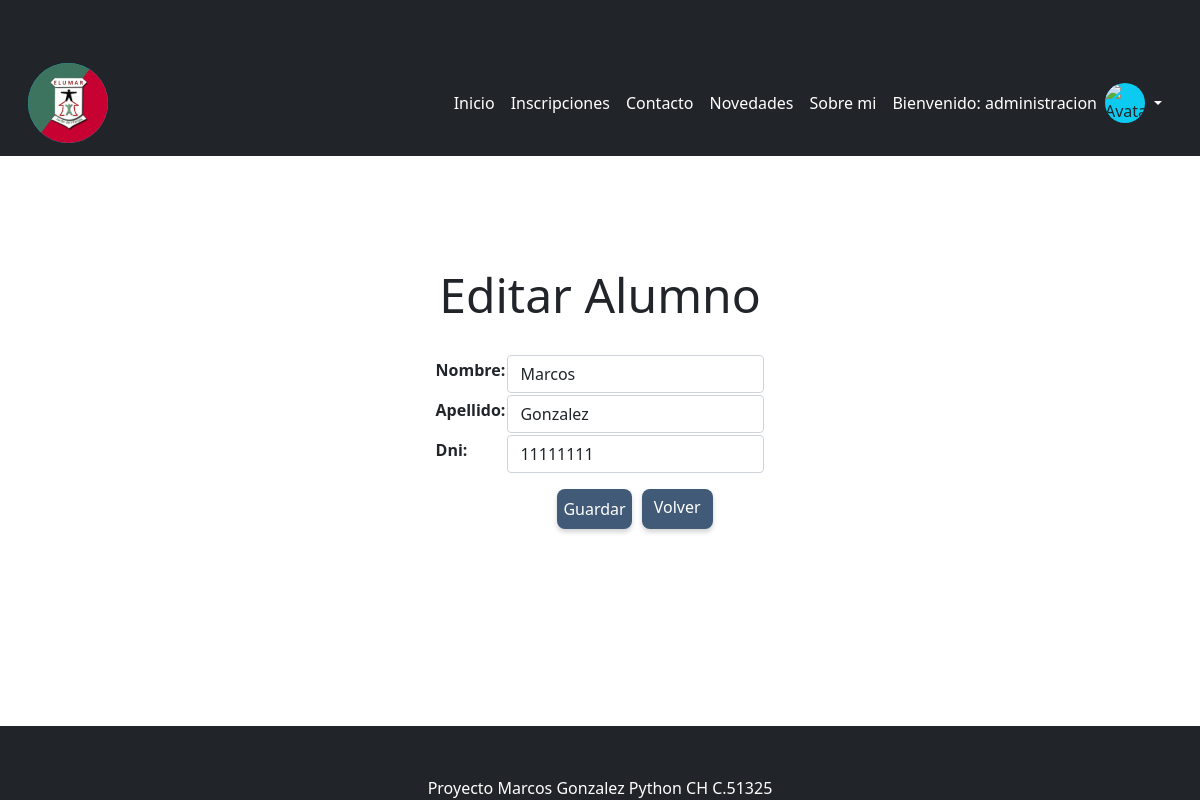
The page /app_proyecto_final/editarAlumno/6 (signed in) on the database its author committed.
### app_proyecto_final/models.py (models this page shows, shortened)
class Alumno(models.Model):
    nombre = models.CharField(max_length=50)
    apellido = models.CharField(max_length=50)
    dni = models.IntegerField(validators=[MaxValueValidator(99999999), MinValueValidator(10000000)])

### app_proyecto_final/views.py (the view)
# urls.py: path('editarAlumno/<id>', editar_alumno, name= "editarAlumno"),
@login_required
def editar_alumno(request, id):
    alumno = Alumno.objects.get(id = id)
    if request.method == "POST":
        formulario = AlumnoFormulario(request.POST)
        if formulario.is_valid():
            informacion = formulario.cleaned_data
            alumno.nombre = informacion['nombre']
            alumno.apellido = informacion['apellido']
            alumno.dni = informacion['dni']
            alumno.save()
            messages.success(request, "Editado correctamente")
            alumnos = Alumno.objects.all()
            formulario = AlumnoFormulario()
            return render(request, 'alumnos/alumnos_lista.html', {"alumnos": alumnos, "mensaje": "Estudiante modificado exitosamente", "formulario": formulario, "avatar": obtenerAvatars(request)})
    else:
        formulario = AlumnoFormulario(initial={"nombre": alumno.nombre, "apellido": alumno.apellido, "dni": alumno.dni})
        return render(request, 'alumnos/editar_alumno.html', {"formulario": formulario, "alumno": alumno})

### app_proyecto_final/forms.py
class AlumnoFormulario(forms.Form):
    nombre = ToUpperField(max_length=30, widget=forms.TextInput(attrs={'class':'form-control'}))
    apellido = ToUpperField(max_length=30, widget=forms.TextInput(attrs={'class':'form-control'}))
    dni = forms.IntegerField(widget=forms.NumberInput(attrs={'class':'form-control'}))

### app_proyecto_final/templates/alumnos/editar_alumno.html (shortened to what this page needs)
{% extends "padre.html" %}
{% load static %}
{% block contenidoQueCambia %}
<link href="{% static 'css/curso.css' %}" rel="stylesheet" />
<link href="{% static 'css/inscripciones.css' %}" rel="stylesheet" />
<form action="{% url 'editarAlumno' alumno.id %}" method="POST"> {% csrf_token %}
    <section class="sec_cur">
    <h3 class="title">Editar Alumno</h3>
        <table>
            {{ formulario.as_table }}
        </table>
        <div class="btn_group">
          <button type="submit" class="btn_cur">Guardar</button>
          <a class="nav-link-curso btn_cur btn btn-secondary" href="{% url 'listaAlumnos' %}"> Volver</a>
        </div>
    </section>
    </form>
{% endblock %}

### app_proyecto_final/templates/padre.html (shortened to what this page needs)
<!DOCTYPE html>
<html lang="en">
<head>
    {% load static %}
    <link rel="stylesheet" href="https://cdn.jsdelivr.net/npm/bootstrap@4.0.0/dist/css/bootstrap.min.css"
>
    <link href="https://cdn.jsdelivr.net/npm/bootstrap@5.0.2/dist/css/bootstrap.min.css" rel="stylesheet"
>
    <link href="https://getbootstrap.com/docs/5.2/assets/css/docs.css" rel="stylesheet">
    <link href="https://cdn.jsdelivr.net/npm/bootstrap@5.0.2/dist/css/bootstrap.min.css" rel="stylesheet"
>
    <link rel="stylesheet" href="https://cdn.jsdelivr.net/npm/bootstrap-icons@1.10.4/font/bootstrap-icons.css">
    <link href="{% static 'css/styles.css' %}" rel="stylesheet" />
</head>
<body>
    <nav class="navbar navbar-expand-lg navbar-dark bg-dark">
        <div class="container">
            <ul class="navbar-nav ms-auto mb-2 mb-lg-0">
                <li class="nav-item"><a class="navbar-brand" href="{% url 'inicioApp' %}"><img
                            class="bg-info rounded-circle" style="width:80px;height:80px;"
                            src="{% static 'assets/elumar.jpg' %}" alt="logo_elumar"></a></li>
            </ul>
            <div class="collapse navbar-collapse" id="navbarSupportedContent">
                <ul class="navbar-nav ms-auto mb-2 mb-lg-0">
                    <li class="nav-item"><a class="nav-link active" aria-current="page"
                            href="{% url 'inicioApp' %}">Inicio</a></li>
                    <li class="nav-item"><a class="nav-link active" aria-current="page"
                            href="{% url 'inscripciones' %}">Inscripciones</a></li>
                    <li class="nav-item"><a class="nav-link active" aria-current="page"
                            href="{% url 'contacto' %}">Contacto</a></li>
                    <li class="nav-item"><a class="nav-link active" aria-current="page"
                            href="{% url 'blog' %}">Novedades</a></li>
                    <li class="nav-item"><a class="nav-link active" aria-current="page" href="{% url 'about' %}">Sobre
                            mi</a></li>
                    <li class="nav">
                        <div class="btn-group">
                            {% if user.is_authenticated %}
                            <a class="nav-link active">Bienvenido: {{ user.username }}</a>
                            <img src="{{ avatar }}" alt="Avatar" style="width:40px;height:40px;"
                                class="bg-info rounded-circle" />
                            <button type="button" class="btn btn-secondary dropdown-toggle dropdown-toggle-split"
                                data-toggle="dropdown" aria-haspopup="true" aria-expanded="false">
                            </button>
                            {% else %}
                            <a class="nav-link active" href="{% url 'login' %}">Ingreso</a>
                            {% endif %}
                        </div>
                    </li>
                </ul>
            </div>
        </div>
    </nav>
    {% block contenidoQueCambia %}
    {% endblock %}
    <footer class="py-0 bg-dark footer navbar-fixed-bottom">
        <div class="container">
            <p class="m-0 text-center text-white">Proyecto Marcos Gonzalez Python CH C.51325</p>
        </div>
    </footer>
</body>
</html>

### app_proyecto_final/static/css/curso.css (style rules this page uses)
section.sec_cur { display: flex; flex-direction: column; align-items: center; margin: 80px; }
.title { margin: 30px 10px; text-align: center; font-size: 3rem; }
.btn_group { display: flex; }
.btn_cur { position: relative; border: none; width: 15%; height: 40px; margin-top: 15px; border-radius: 8px; background: #415a77; color: #fff; box-shadow: 0 3px 5px rgba(0, 0, 0, 0.18); right: -30px; margin-left: 10px; text-align: center; }
.nav-link-curso { text-decoration: none; color: #fff; }

### app_proyecto_final/static/css/inscripciones.css (style rules this page uses)
.btn_cur { position: relative; border: none; width: 50%; height: 40px; margin-top: 15px; border-radius: 8px; background: #415a77; color: #fff; box-shadow: 0 3px 5px rgba(0, 0, 0, 0.18); right: -30px; margin-left: 10px; }

### rows shown on the page
Alumno: nombre "Marcos", apellido "Gonzalez", dni "11111111"

### other values the page prints
{{ user.username }} "administracion"
